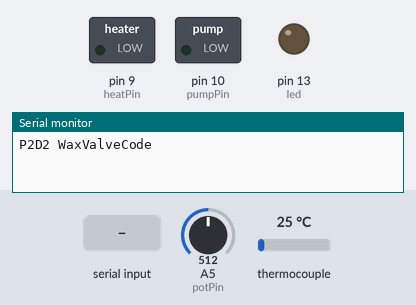
The sketch below on a simulated Arduino Uno, built with avr-gcc and run on an emulated ATmega328P. Shown: switched loads named in the sketch (green lamp = pin HIGH), output pins drawn as LEDs (lit = HIGH), the last lines printed to the serial monitor. The inputs (shaded band) are chosen by the test bench; at power-on: A5 (potPin) = 512, thermocouple 25 °C.

Above: at 1.2 s.
1.3 s: "90,45\n" received over Serial
At 2.1 s:
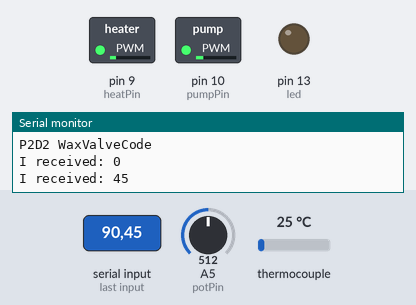
3.8 s: A5 (potPin) set to 900
At 4.1 s:
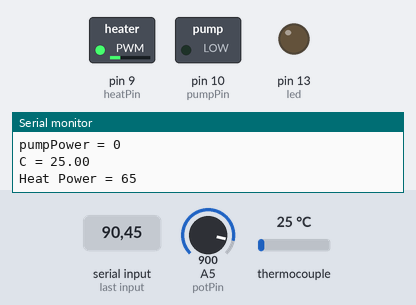
5.3 s: "30,150\n" received over Serial
At 6.1 s:
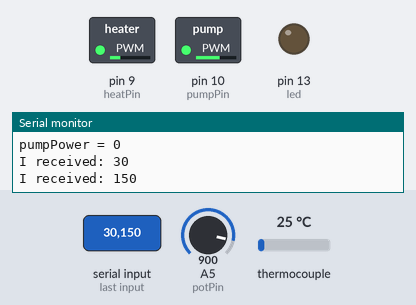
7.8 s: "90\n" received over Serial
At 8.4 s:
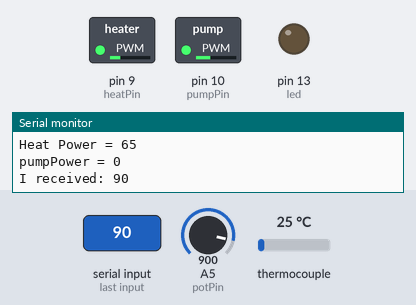
10.3 s: "200\n" received over Serial
At 11.1 s:
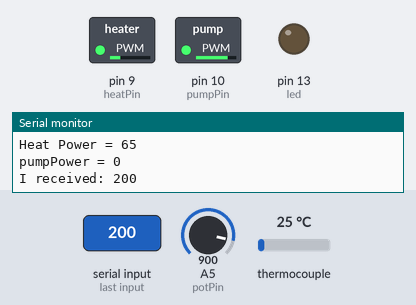
Timing chart, 0 to 13.3 s (numbered marks = the images above; inputs shaded):
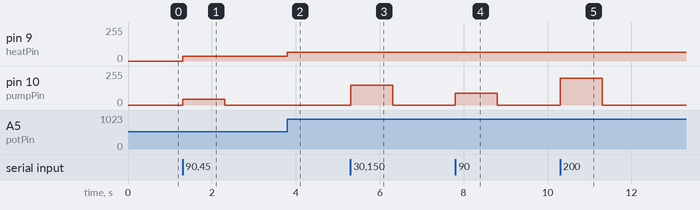

The sketch:

WaxValveCode.ino
```cpp
#include <Adafruit_MAX31855.h>
#include < avr/io.h >
#include < avr/interrupt.h >

// Code that can control Wax Valve Peltier heater via potentiometer,
// and control a pump with an inputted pumpPower value.
// Thermocouple Code using adafruit serial board and K thermocouple
// Assume that Input Voltage is 8 volts
// nprav 03/25/2014

boolean heatTest = true;
boolean pumpTest = true;

const int thermoDO = 3;
const int thermoCS = 4;
const int thermoCLK = 5;
const int heatPin = 9;
const int pumpPin = 10;
const int potPin = A5;
const int led = 13;

int heatMax = 100;
int heatPower = 0;
int potValue = 0;
int boostDelay = 5; //boost time in seconds
long dataPrintCounter = 0;

int pumpPower = 0;

Adafruit_MAX31855 thermocouple(thermoCLK, thermoCS, thermoDO);

void setup() {
  pinMode(led,OUTPUT);
  pinMode(heatPin,OUTPUT);
  pinMode(pumpPin,OUTPUT);
  Serial.begin(9600);
  Serial.println("P2D2 WaxValveCode");
  // wait for MAX chip to stabilize
  delay(250); // delay 500 ms

  while(!Serial.available()){} // Wait for serial prompt
  Serial.read();

  // Set up heat PWM for pin 9, Set for 8 bit Fast PWM (approx 1000Hz)
  TCCR1B = TCCR1B | 0b00001011;
  TCCR1A = TCCR1A | 0b10100001;
  OCR1A = 0;    // Controls heater power
  OCR1B = 0;    // Controls pump power
  TIMSK1 = TIMSK1 | 0b00000001; // Enable interrupt when timer overflows

}

ISR(TIMER1_OVF_vect){
  OCR1A = heatPower;
  OCR1B = pumpPower;
}


double readTempC(){
  //noInterrupts();
  return (thermocouple.readCelsius());
}


void loop() {

  if (Serial.available() > 0) {
                // read the incoming byte:
                pumpPower = Serial.parseInt();

                // say what you got:
                Serial.print("I received: ");
                Serial.println(pumpPower,DEC);
        }

  potValue = analogRead(potPin);
  potValue = map(potValue,0,1023,0,75);
  heatPower = potValue;

  dataPrintCounter++;
  if(dataPrintCounter >=1000){
    SerialPrintData();
    dataPrintCounter = 0;
  }
  //Serial.println(dataPrintCounter);
}

void SerialPrintData(){

  if(heatTest){
    Serial.print("C = ");
    Serial.println(readTempC());
    Serial.print("Heat Power = ");
    Serial.println(OCR1A);
  }

  if(pumpTest){
    Serial.print("pumpPower = ");
    Serial.println(OCR1B);
  }
}
```

Measured:
- after the input at 1.3 s, pin 9 (heatPin): 0/255 → 37/255 at once; pin 10 (pumpPin): 0/255 → 45/255 at once, → 0/255 1.0 s later
- after the input at 3.8 s, pin 9 (heatPin): 37/255 → 65/255 at once
- after the input at 5.3 s, pin 10 (pumpPin): 0/255 → 150/255 at once, → 0/255 1.0 s later
- after the input at 7.8 s, pin 10 (pumpPin): 0/255 → 90/255 at once, → 0/255 1.0 s later
- after the input at 10.3 s, pin 10 (pumpPin): 0/255 → 200/255 at once, → 0/255 1.0 s later
